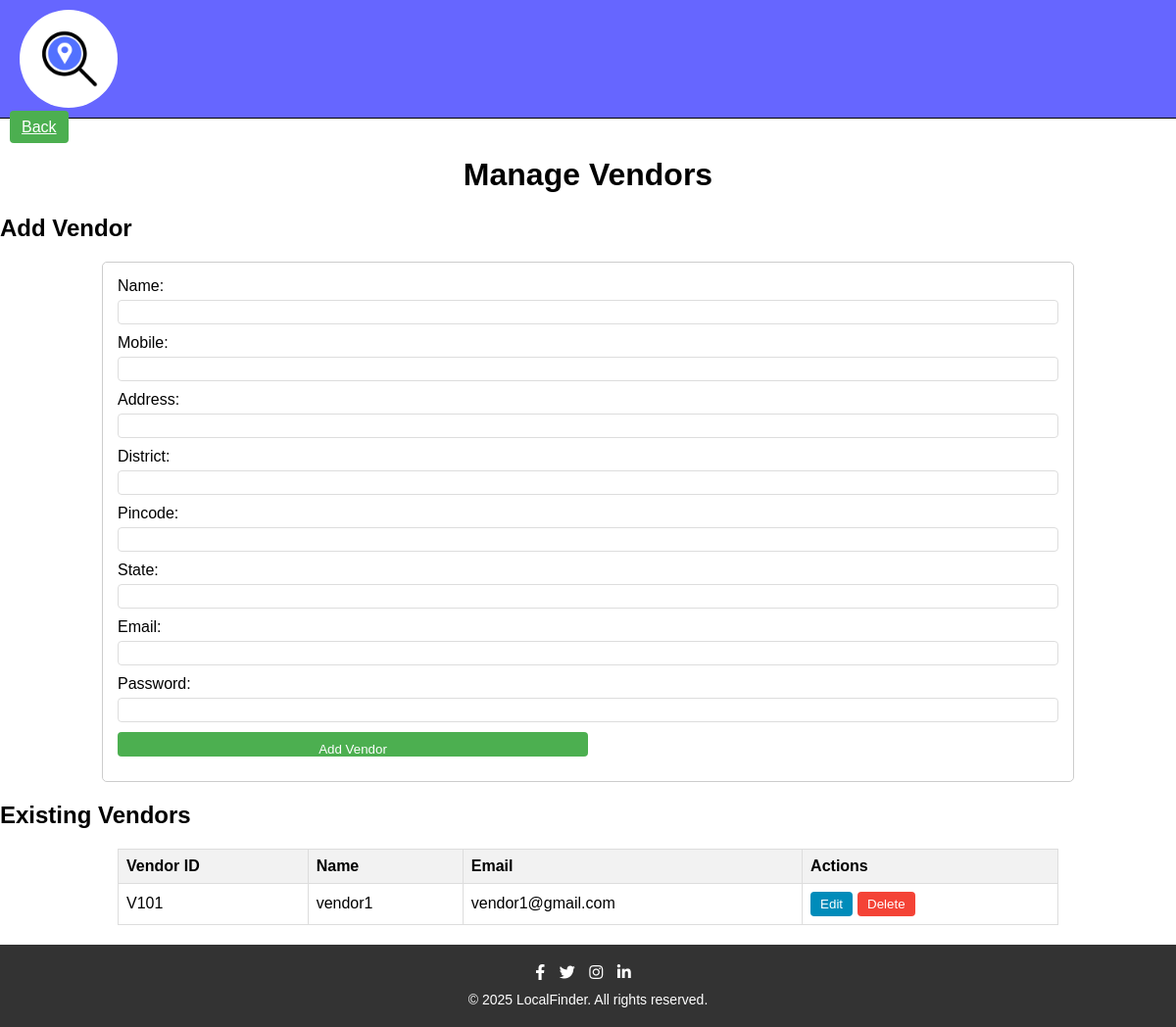
/CurrentVersion/manage_vendors.php, run on the app's committed database.
### tables this page shows
CREATE TABLE `vendor` (
  `Vid` varchar(255) NOT NULL,
  `Vname` varchar(255) NOT NULL,
  `Vmobile` decimal(10,0) DEFAULT NULL,
  `Address_line1` varchar(255) DEFAULT NULL,
  `District` varchar(255) DEFAULT NULL,
  `Pincode` decimal(6,0) DEFAULT NULL,
  `State` varchar(255) DEFAULT NULL,
  `Email` varchar(255) NOT NULL,
  `Pass` varchar(255) NOT NULL
);

### CurrentVersion/manage_vendors.php (the view, shortened to what this page needs)
<?php
require_once "pdo.php";
$stmt = $pdo->query('SELECT * FROM vendor');
$vendors = $stmt->fetchAll(PDO::FETCH_ASSOC);
?>
<!DOCTYPE html>
<html>
<head>
    <link rel="stylesheet" type="text/css" href="styles/style.css">
    <link rel="stylesheet" href="https://cdnjs.cloudflare.com/ajax/libs/font-awesome/5.15.3/css/all.min.css">
</head>
<body>
    <header>
        <div id="logo_1"></div>
    </header>
    <a href="admin_dashboard.php" class="back-button">Back</a>
    <h1>Manage Vendors</h1>
    <h2>Add Vendor</h2>
    <form method="POST">
        <label for="Vname">Name:</label>
        <input type="text" name="Vname" required>
        <label for="Vmobile">Mobile:</label>
        <input type="number" name="Vmobile">
        <label for="Address_line1">Address:</label>
        <input type="text" name="Address_line1">
        <label for="District">District:</label>
        <input type="text" name="District">
        <label for="Pincode">Pincode:</label>
        <input type="number" name="Pincode">
        <label for="State">State:</label>
        <input type="text" name="State">
        <label for="Email">Email:</label>
        <input type="email" name="Email" required>
        <label for="Pass">Password:</label>
        <input type="text" name="Pass" required>
        <input type="submit" value="Add Vendor">
    </form>
    <h2>Existing Vendors</h2>
    <table>
        <thead>
            <tr>
                <th>Vendor ID</th>
                <th>Name</th>
                <th>Email</th>
                <th>Actions</th>
            </tr>
        </thead>
        <tbody>
            <?php foreach($vendors as $vendor) { ?>
                <tr>
                    <td><?= htmlspecialchars($vendor['Vid']) ?></td>
                    <td><?= htmlspecialchars($vendor['Vname']) ?></td>
                    <td><?= htmlspecialchars($vendor['Email']) ?></td>
                    <td>
                        <div class="action-buttons">
                            <button class="edit-button" onclick="openEditModal('<?= htmlspecialchars($vendor['Vid']) ?>', '<?= htmlspecialchars($vendor['Vname']) ?>', '<?= htmlspecialchars($vendor['Vmobile']) ?>', '<?= htmlspecialchars($vendor['Address_line1']) ?>', '<?= htmlspecialchars($vendor['District']) ?>', '<?= htmlspecialchars($vendor['Pincode']) ?>', '<?= htmlspecialchars($vendor['State']) ?>', '<?= htmlspecialchars($vendor['Email']) ?>', '<?= htmlspecialchars($vendor['Pass']) ?>')">Edit</button>
                            <button class="delete-button" onclick="openDeleteModal('<?= htmlspecialchars($vendor['Vid']) ?>')">Delete</button>
                        </div>
                    </td>
                </tr>
            <?php } ?>
        </tbody>
    </table>
    <footer>
        <div class="social-icons">
            <a href="#"><i class="fab fa-facebook-f"></i></a>
            <a href="#"><i class="fab fa-twitter"></i></a>
            <a href="#"><i class="fab fa-instagram"></i></a>
            <a href="#"><i class="fab fa-linkedin-in"></i></a>
        </div>
        <div class="copyright">
            &copy; 2025 LocalFinder. All rights reserved.
        </div>
    </footer>
</body>
</html>

### CurrentVersion/styles/style.css (style rules this page uses)
#logo_1 { width: 100px; height: 100px; background-image: url("icon_no_text.png"); background-blend-mode: dark; background-size: cover; background-position: center; border-radius: 50%; }
header { display: flex; align-items: center; justify-content: space-between; background-color: rgba(0, 0, 255, 0.6); border-bottom: 1px solid black; padding: 10px 20px; }
header > div { display: flex; }
#logo_1 { width: 100px; height: 100px; background-image: url("icon_no_text.png"); background-blend-mode: dark; background-size: cover; background-position: center; border-radius: 50%; transition: transform 0.3s ease-in-out; }
form { margin: 20px; padding: 20px; border: 1px solid #ccc; border-radius: 5px; }
label { display: block; margin-bottom: 5px; }
input ,textarea, select { width: 100%; padding: 8px; margin-bottom: 10px; border: 1px solid #ccc; border-radius: 4px; box-sizing: border-box; }
button, input[type="submit"] { background-color: #4CAF50; color: white; padding: 10px 15px; border: none; border-radius: 4px; cursor: pointer; }
footer { background-color: #333; color: #fff; padding: 20px; text-align: center; transition: background-color 0.3s ease; }
.social-icons { margin-bottom: 10px; }
.social-icons a { color: #fff; margin-right: 10px; transition: color 0.3s ease, transform 0.3s ease; }
.copyright { font-size: 14px; }
form > label { display: inline-block; width: 35%; }
form > input { height: 25px; width: 50%; border-radius: 8px; border: 1px solid black; padding:0 10px; transition: border-color 0.3s ease; }
body { font-family: Arial, sans-serif; margin: 0; padding: 0; }
h1 { text-align: center; }

### CurrentVersion/manage_vendors.php (style rules this page uses)
table { width: 80%; margin: 20px auto; border-collapse: collapse; }
th, td { border: 1px solid #ddd; padding: 8px; text-align: left; }
th { background-color: #f2f2f2; }
form { width: 80%; margin: 20px auto; padding: 15px; border: 1px solid #ccc; border-radius: 5px; }
label { display: block; margin-bottom: 5px; }
input[type="text"], input[type="email"], input[type="password"], input[type="number"] { width: 100%; padding: 8px; margin-bottom: 10px; border: 1px solid #ddd; border-radius: 4px; box-sizing: border-box; }
input[type="submit"] { background-color: #4CAF50; color: white; padding: 10px 15px; border: none; border-radius: 4px; cursor: pointer; }
.action-buttons { display: flex; gap: 5px; }
.action-buttons button { padding: 5px 10px; border: none; border-radius: 4px; cursor: pointer; }
.edit-button { background-color: #008CBA; color: white; }
.delete-button { background-color: #f44336; color: white; }
.back-button { margin: 10px; padding: 8px 12px; background-color: #4CAF50; color: white; border: none; border-radius: 4px; cursor: pointer; }

### data on the page
vendor: Vid "V101", Vname "vendor1", Email "vendor1@gmail.com"
